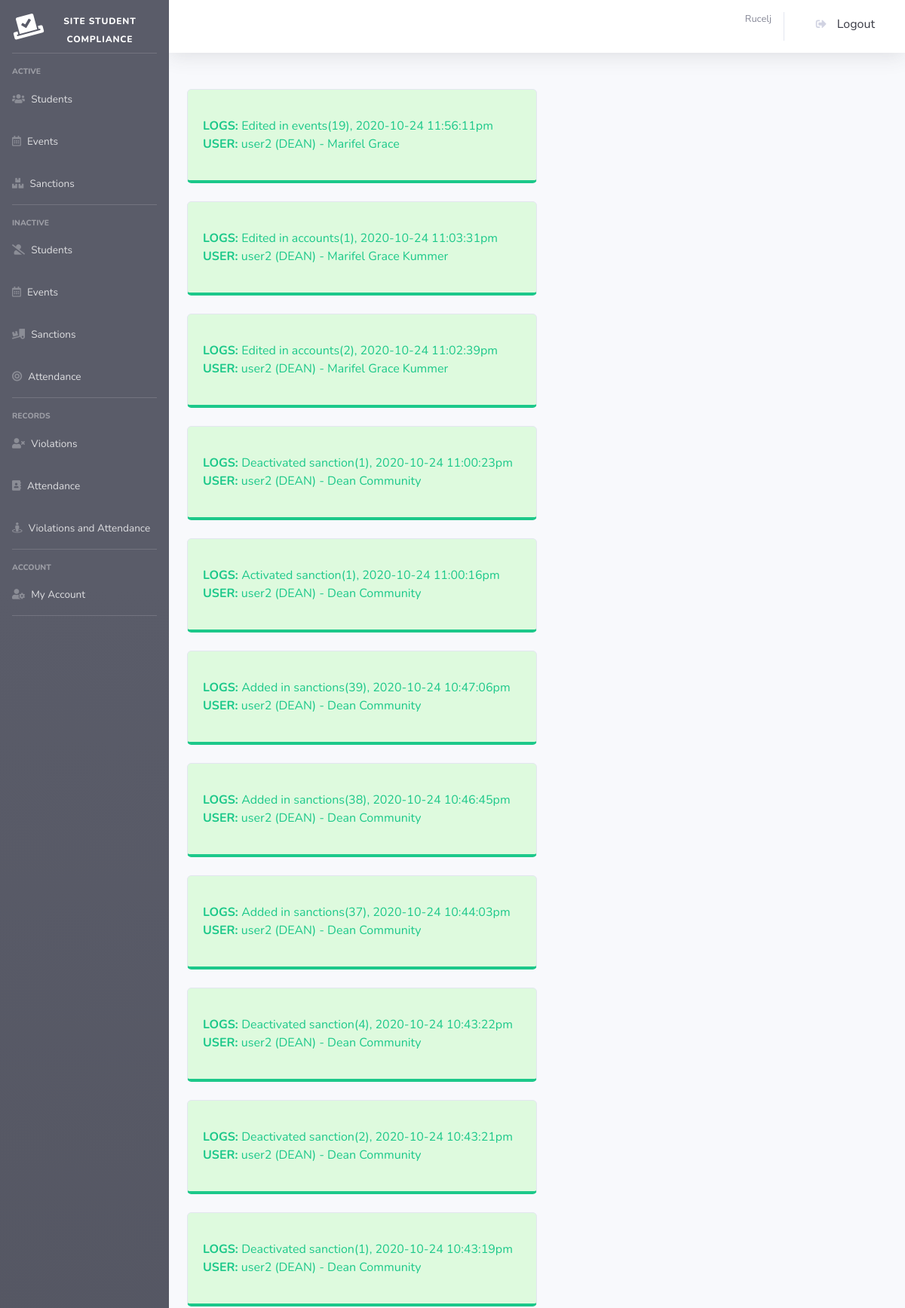
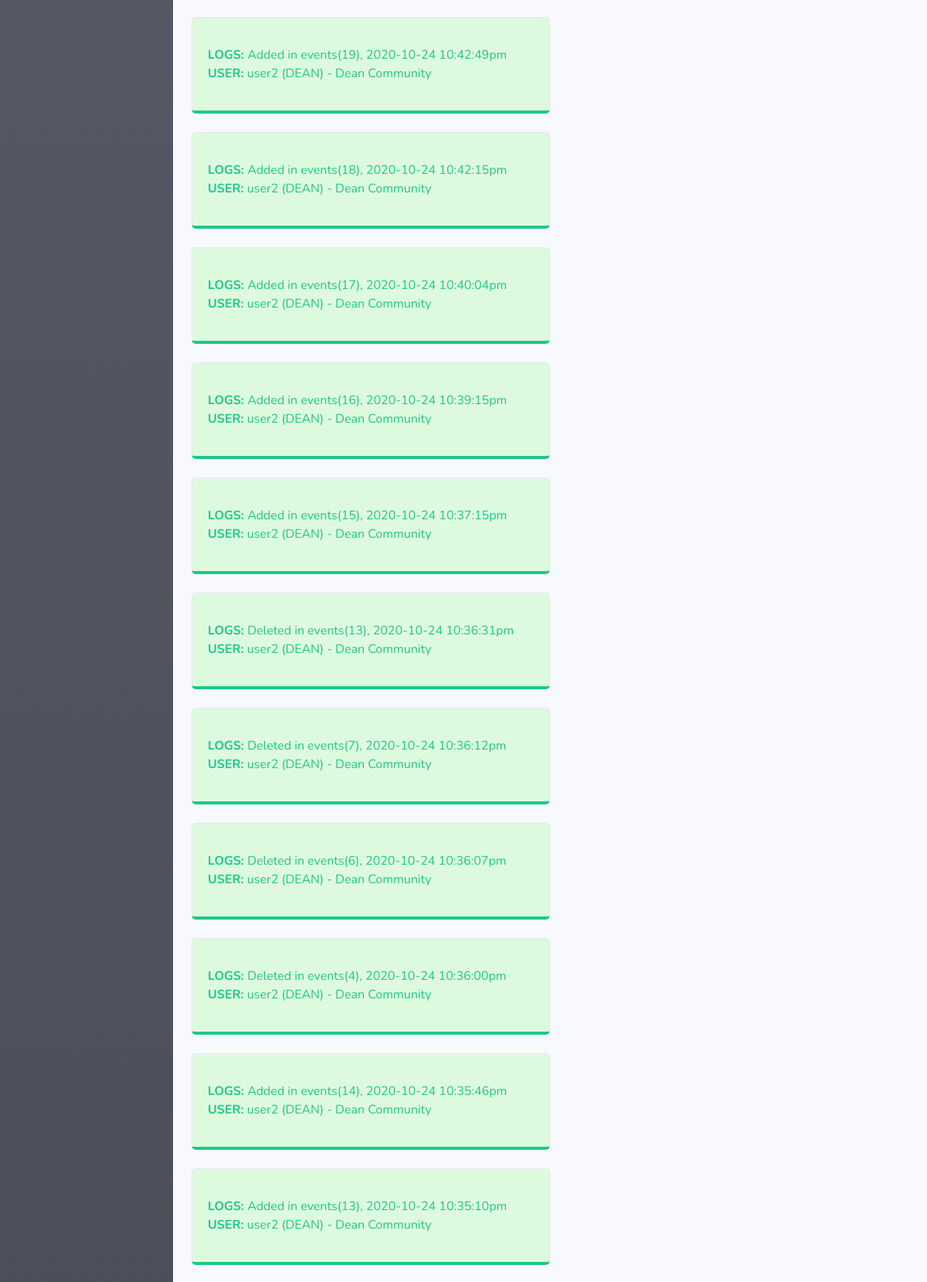
Screenshot of /logs.php (signed in, upper part) with the database file from the repository (2 pictures, top to bottom).
### tables this page shows
CREATE TABLE `logs` (
  `log_id` int(11) NOT NULL,
  `username` text NOT NULL,
  `fullname` text NOT NULL,
  `user_type` text NOT NULL,
  `xdate` text NOT NULL,
  `xtime` text NOT NULL,
  `action` text NOT NULL
);

### perfect_function.php (called while the page is built, shortened)
<?php
function getConnection()
{
	$servername = "localhost";
	$username = "root";
	$password = "";
	$dbname = "xx";
	$conn = new mysqli($servername, $username, $password, $dbname);
	return $conn;
}
function get_desc($table_name, $column)
{
	$conn = getConnection();
	$sql = "SELECT * FROM $table_name ORDER BY $column DESC";
	$result = $conn->query($sql);
	return $result;
}
?>

### logs.php (the view, shortened to what this page needs)
<?php
include "header.php";
include "perfect_function.php";
?>
<br>
    <?php
        $table_name="logs";
        $column="log_id";
        $user_data=get_desc($table_name, $column);
        foreach ($user_data as $key => $row) {
            $username=$row['username'];
            $fullname=$row['fullname'];
            $user_type=$row['user_type'];
            $action=$row['action'];
            $xdate=$row['xdate'];
            $xtime=$row['xtime'];
    ?>
<div class='card mb-4 py-3 border-bottom-success w-50' style="background-color: #defade;">
        <div class='card-body'>
              <span class="m-0 text-success" style="text-align: left;">
                <b>LOGS: </b><?= $action.", ".$xdate." ".$xtime ?>
                <br>
                <b>USER: </b><?= $username." (".$user_type.") - ".$fullname ?>
              </span>
        </div>
        </div>
        <?php   }   ?>
        </div>

### rows the page displays
logs: action "Edited in events(19)", xdate "2020-10-24", xtime "11:56:11pm", username "user2", user_type "DEAN", fullname "Marifel Grace"
logs: action "Edited in accounts(1)", xdate "2020-10-24", xtime "11:03:31pm", username "user2", user_type "DEAN", fullname "Marifel Grace Kummer"
logs: action "Edited in accounts(2)", xdate "2020-10-24", xtime "11:02:39pm", username "user2", user_type "DEAN", fullname "Marifel Grace Kummer"
logs: action "Deactivated sanction(1)", xdate "2020-10-24", xtime "11:00:23pm", username "user2", user_type "DEAN", fullname "Dean Community"
logs: action "Activated sanction(1)", xdate "2020-10-24", xtime "11:00:16pm", username "user2", user_type "DEAN", fullname "Dean Community"
logs: action "Added in sanctions(39)", xdate "2020-10-24", xtime "10:47:06pm", username "user2", user_type "DEAN", fullname "Dean Community"
logs: action "Added in sanctions(38)", xdate "2020-10-24", xtime "10:46:45pm", username "user2", user_type "DEAN", fullname "Dean Community"
logs: action "Added in sanctions(37)", xdate "2020-10-24", xtime "10:44:03pm", username "user2", user_type "DEAN", fullname "Dean Community"
logs: action "Deactivated sanction(4)", xdate "2020-10-24", xtime "10:43:22pm", username "user2", user_type "DEAN", fullname "Dean Community"
logs: action "Deactivated sanction(2)", xdate "2020-10-24", xtime "10:43:21pm", username "user2", user_type "DEAN", fullname "Dean Community"
logs: action "Deactivated sanction(1)", xdate "2020-10-24", xtime "10:43:19pm", username "user2", user_type "DEAN", fullname "Dean Community"
logs: action "Added in events(19)", xdate "2020-10-24", xtime "10:42:49pm", username "user2", user_type "DEAN", fullname "Dean Community"
logs: action "Added in events(18)", xdate "2020-10-24", xtime "10:42:15pm", username "user2", user_type "DEAN", fullname "Dean Community"
logs: action "Added in events(17)", xdate "2020-10-24", xtime "10:40:04pm", username "user2", user_type "DEAN", fullname "Dean Community"
logs: action "Added in events(16)", xdate "2020-10-24", xtime "10:39:15pm", username "user2", user_type "DEAN", fullname "Dean Community"
logs: action "Added in events(15)", xdate "2020-10-24", xtime "10:37:15pm", username "user2", user_type "DEAN", fullname "Dean Community"
logs: action "Deleted in events(13)", xdate "2020-10-24", xtime "10:36:31pm", username "user2", user_type "DEAN", fullname "Dean Community"
logs: action "Deleted in events(7)", xdate "2020-10-24", xtime "10:36:12pm", username "user2", user_type "DEAN", fullname "Dean Community"
logs: action "Deleted in events(6)", xdate "2020-10-24", xtime "10:36:07pm", username "user2", user_type "DEAN", fullname "Dean Community"
logs: action "Deleted in events(4)", xdate "2020-10-24", xtime "10:36:00pm", username "user2", user_type "DEAN", fullname "Dean Community"
logs: action "Added in events(14)", xdate "2020-10-24", xtime "10:35:46pm", username "user2", user_type "DEAN", fullname "Dean Community"
logs: action "Added in events(13)", xdate "2020-10-24", xtime "10:35:10pm", username "user2", user_type "DEAN", fullname "Dean Community"

### other values shown
$_SESSION['firstlast'] "Rucelj"
